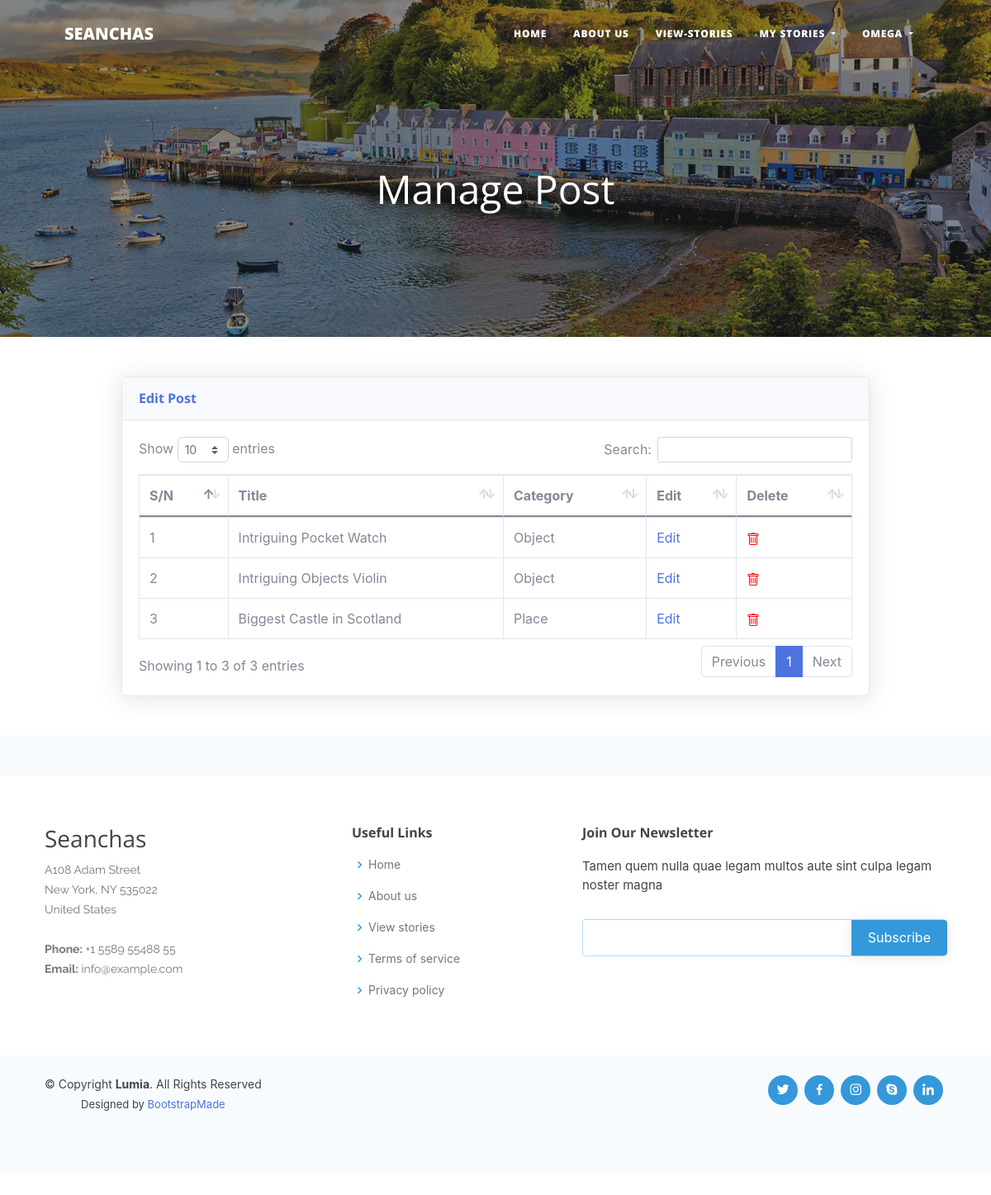
Page /manage-post.php (signed in) on the committed database.
### tables this page shows
CREATE TABLE `users` (
  `id` int(11) NOT NULL,
  `f_name` varchar(128) NOT NULL,
  `l_name` varchar(128) NOT NULL,
  `email` varchar(255) NOT NULL,
  `password_hash` varchar(255) NOT NULL,
  `stat` int(128) NOT NULL
);

CREATE TABLE `stories` (
  `id` int(11) NOT NULL,
  `title` varchar(255) NOT NULL,
  `cat` varchar(255) NOT NULL,
  `loc` varchar(255) NOT NULL,
  `img` varchar(255) NOT NULL,
  `descript` longtext NOT NULL,
  `user_id` int(11) NOT NULL,
  `stat` int(128) NOT NULL
);

### manage-post.php (the view, shortened to what this page needs)
<?php
if (isset($_SESSION["user_id"])) {
   $mysqli = require __DIR__ . "\includes\config.php";
   $sql = "SELECT * FROM users
           WHERE id = {$_SESSION["user_id"]}";
   $result = $mysqli->query($sql);
   $user = $result->fetch_assoc();
}
?>
<?php if (isset($user)){ ?>
<!DOCTYPE html>
<html lang="en">
<head>
   <link rel="stylesheet" href="assets/vendor/bootstrap/css/bootstrap.min.css">
   <link rel="stylesheet" href="assets/vendor/bootstrap-icons/bootstrap-icons.css">
   <link rel="stylesheet" href="assets/vendor/boxicons/css/boxicons.min.css">
   <link rel="stylesheet" href="assets/css/style.css">
   <link rel="stylesheet" href="assets/css/styles.css" />
   <link rel="stylesheet" href="assets/bootstrap-5.0.2-dist/css/bootstrap.min.css">
   <link href="assets/css/sb-admin-2.min.css" rel="stylesheet">
   <link href="assets/vendor/datatables/dataTables.bootstrap4.min.css" rel="stylesheet">
</head>
<body>
   <?php include 'includes/header.php'; ?>
   <header class="masthead" style="background-image: url('assets/img/home-bg.jpg')">
      <div class="container position-relative px-4 px-lg-5">
         <div class="row gx-4 gx-lg-5 justify-content-center">
            <div class="col-md-12 col-lg-12 col-xl-12" style="min-height: 5px; height: 8px;">
               <div class="site-heading">
                  <h1 style="margin-bottom: 25px;">Manage Post</h1>
               </div>
            </div>
         </div>
      </div>
   </header>
   <div class="container">
      <div class="row">
         <div class="col-md-12 col-lg-10 mx-auto">
            <div class="card shadow mb-4">
               <div class="card-header py-3">
                  <h6 class="m-0 font-weight-bold text-primary">Edit Post</h6>
               </div>
               <div class="card-body">
                  <div class="table-responsive">
                     <table class="table table-bordered" id="dataTable" width="100%" cellspacing="0">
                        <thead>
                           <tr>
                              <th>S/N</th>
                              <th>Title</th>
                              <th>Category</th>
                              <th>Edit</th>
                              <th>Delete</th>
                           </tr>
                        </thead>
                        <tbody>
                           <?php
                              $user_id = $_SESSION['user_id'];
                              $sql = "SELECT stories.* FROM stories JOIN users ON users.id = stories.user_id WHERE stories.stat=1 AND users.id = $user_id";
                              $mysqli->real_query($sql);
                              $no = 1;
                              if ($mysqli->field_count) {
                                 $users = $mysqli->store_result();
                                 foreach ($users as $user) {
                                     ?>
                                    <tr>
                                          <td><?php echo htmlentities($no); ?></td>
                                          <td><?php echo htmlentities($user["title"]); ?></td>
                                          <td><?php echo htmlentities($user["cat"]); ?></td>
                                          <td><a href="edit-post.php?id=<?php echo $user["id"]; ?>" style="text-decoration: none;">Edit</a></td>
                                          <td><a href="active-stories.php?del=<?php echo $user["id"]; ?>"
                                                onclick="return confirm('Do you want to delete this Story?');"></a>
                                          </td>
                                    </tr>
                                    <?php $no = $no + 1;
                                 }
                              } ?>
                        </tbody>
                     </table>
                  </div>
               </div>
            </div>
         </div>
      </div>
      <br>
   </div>
   <?php include 'includes/footer.php'; ?>
   <br>
   <br>
</body>
</html>
<?php }else{header('location: login.php');  }?>

### includes/header.php (shortened to what this page needs)
<?php
if (isset($_SESSION["user_id"])) {
    $mysqli = require __DIR__ . "\config.php";
    $sql = "SELECT * FROM users
            WHERE id = {$_SESSION["user_id"]}";
    $result = $mysqli->query($sql);
    $user = $result->fetch_assoc();
}
?>
<nav class="navbar navbar-expand-lg navbar-light" id="mainNav">
      <div class="container px-4 px-lg-5">
         <a class="navbar-brand" href="index.php">SEANCHAS</a>
         <div class="collapse navbar-collapse" id="navbarResponsive">
            <ul class="navbar-nav ms-auto py-4 py-lg-0">
               <li class="nav-item"><a class="nav-link px-lg-3 py-3 py-lg-4" href="index.php">Home</a></li>
               <li class="nav-item"><a class="nav-link px-lg-3 py-3 py-lg-4" href="about.php">About Us</a></li>
               <li class="nav-item"><a class="nav-link px-lg-3 py-3 py-lg-4" href="view-stories.php">view-stories</a>
               </li>
               <?php if (isset($user)): ?>
               <li class="nav-item dropdown">
                  <a class="nav-link dropdown-toggle px-lg-3 py-3 py-lg-4" href="#" role="button"
                     data-bs-toggle="dropdown" aria-haspopup="true" aria-expanded="false">
                     My Stories
                  </a>
               </li>
               <li class="nav-item dropdown">
                  <a class="nav-link dropdown-toggle px-lg-3 py-3 py-lg-4" href="#" role="button"
                     data-bs-toggle="dropdown" aria-haspopup="true" aria-expanded="false">
                     <?php
                        $user_id = $_SESSION['user_id'];
                        $sql = sprintf("SELECT * FROM users WHERE id = '%s'",$user_id);
                        $stmt = $mysqli->query($sql);
                        $users = $stmt->fetch_assoc();
                        $user_name = htmlentities($users["l_name"]);
                        echo htmlentities($user_name); ?>
                  </a>
               </li>
               <?php else: ?>
                <li class="nav-item"><a class="nav-link px-lg-3 py-3 py-lg-4" href="login.php">Login</a></li>
                <?php endif; ?>
            </ul>
         </div>
      </div>
   </nav>

### assets/css/style.css (style rules this page uses)
body { font-family: "Open Sans", sans-serif; color: #444444; }
a { color: #3498db; text-decoration: none; }
h1, h2, h3, h4, h5, h6 { font-family: "Raleway", sans-serif; }

### rows in the picture
users: l_name "OMEGA"
stories: title "Intriguing Pocket Watch", cat "Object"
stories: title "Intriguing Objects Violin", cat "Object"
stories: title "Biggest Castle in Scotland", cat "Place"
